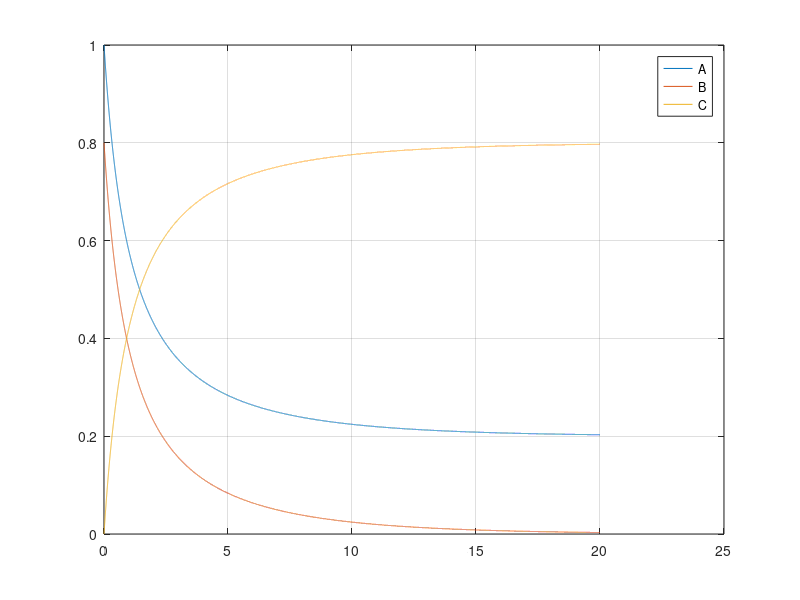

This figure's MATLAB source:
%-------------------------------------------------------
%--------------- Radioactive Lifetime   ----------------
%--------------- By: Eli Temanson       ----------------
%--------------- A+B->C w/ rate R       ----------------
%-------------------------------------------------------

clc; clear all; close all;

%-------------------- Variables ------------------------

R = 1;  %rate ->  dA/dt = -RA or dB/dt = +RA
dt = 0.001;
A(1) = 1;
B(1) = 0.8;
C(1) = 0;
N = 20000;
t(1) = 0;

%--------------------------------------

for i = 2:N+1
    
    t(i) = t(i-1) + dt;
    A(i) = A(i-1) - A(i-1)*B(i-1)*dt*R;
    B(i) = B(i-1) - A(i-1)*B(i-1)*dt*R;
    C(i) = C(i-1) + A(i-1)*B(i-1)*dt*R;
    
end

plot(t,A)
hold on 
plot(t,B)
hold on 
plot(t,C)
grid on
legend('A','B','C')

saveas(gcf,'Reaction2')
